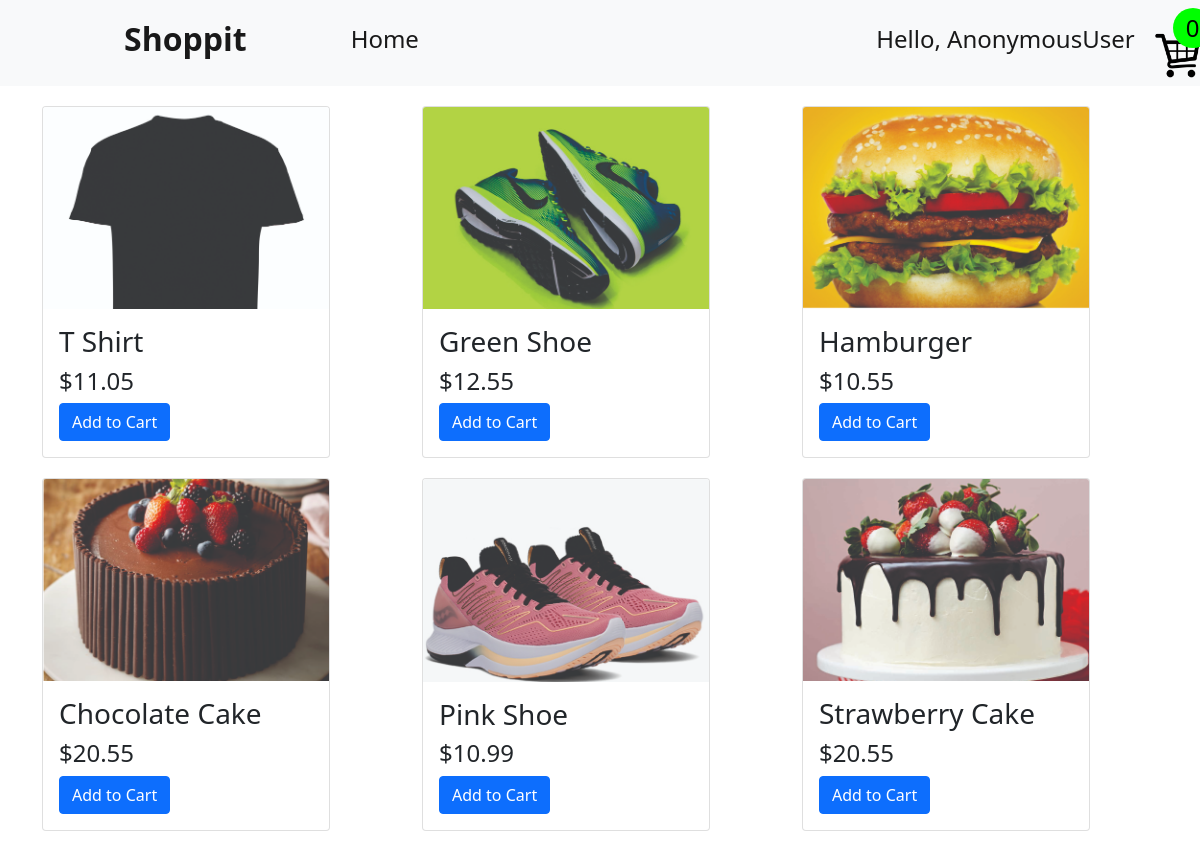
The app's page /store with its own data.
### store/models.py (models this page shows, shortened)
class Product(models.Model):
    name =  models.CharField(max_length=50)
    price = models.FloatField(default=10.55)
    image = models.ImageField()

### store/views.py (the view)
# urls.py: path('', include('store.urls')),
def store(request):
    if request.user.is_authenticated:
        customer = request.user.customer
        cart, created = Cart.objects.get_or_create(customer = customer, completed = False)
        cartitems = cart.cartitems_set.all()
    else:
        cartitems = []
        cart = {"get_cart_total": 0, "get_itemtotal": 0}
    products = Product.objects.all()
    return render(request, 'store.html', {'products': products, 'cart':cart})

### store/templates/store.html
{% extends 'base.html' %}
{% block content %}
<div class = 'container'>
    <div class = 'row'>
      {% for product in products %}
        <div class = 'col-md-4 col-lg-4'>
          <div class="card" style="width: 18rem;">
              <img src="{{product.image.url}}" class="card-img-top" alt="...">
              <div class="card-body">
                <h3 class="card-title">{{product.name}}</h3>
                <h4 class="card-text">${{product.price}}</h4>
                <a  class="btn btn-primary addtocart" data-action = "add" data-product = "{{product.id}}">Add to Cart</a>
              </div>
            </div>
        </div>
        {% endfor %}
    </div>
</div>
{% endblock %}

### store/templates/base.html (shortened to what this page needs)
<!DOCTYPE html>
<html lang="en">
    {% load static %}
<head>
    <link href="https://cdn.jsdelivr.net/npm/bootstrap@5.0.0-beta3/dist/css/bootstrap.min.css" rel="stylesheet">
    <link rel="stylesheet" href="https://cdn.jsdelivr.net/npm/uikit@3.6.22/dist/css/uikit.min.css" />
    <link rel ='stylesheet' href = "{% static 'css/style.css' %}">
</head>
<body>
    <nav class="navbar navbar-expand-lg navbar-light bg-light">
        <div class="container-fluid">
          <a class="navbar-brand" href="#"><h2><strong>Shoppit</strong></h2></a>
          <div class="collapse navbar-collapse" id="navbarSupportedContent">
            <ul class="navbar-nav me-auto mb-2 mb-lg-0">
              <li class="nav-item">
                <a class="nav-link active" aria-current="page" href="{% url 'store' %}"><h4>Home</h4></a>
              </li>
              <li class="nav-item">
                <a class="nav-link active" aria-current="page" href=""><h4>Hello, {{user}}</h4></a>
              </li>
            </ul>
            <form class="d-flex">
              <a href = "{% url 'cart' %}">
                <div class ='cart_container'>
                <img src = "{% static 'image/cart1.png' %}">
                <div class = 'cart-item-count'><h4>{{cart.get_itemtotal}}</h4></div>
            </div>
          </a>
            </form>
          </div>
        </div>
      </nav>
      {% block content %}{% endblock %}
</body>
</html>

### store/static/css/style.css (style rules this page uses)
* { padding: 0px; margin: 0px; box-sizing: border-box; }
.navbar-nav { width: 800px !important; justify-content: space-between !important; }
.me-auto { margin-left: 5rem !important; }
.navbar-brand { margin-left: 7rem; }
.container-fluid { display: flex !important; justify-content: space-evenly; }
.container { margin: auto; margin-top: 20px; }
.col-md-, .col-lg-4 { margin-bottom: 20px; }
.cart_container { width: 70px; height: 70px; border-radius: 5px; display: flex; flex-direction: column; align-items: center; justify-content: end; position: relative; }
.cart_container img { width: 65%; height: 65%; }
.cart-item-count { width: 40px; height: 40px; border-radius: 50%; background-color: lime; position: absolute; top: 0px; right: 0px; display: flex; align-items: center; justify-content: center; color: black }
.cart-item-count h4 { margin: 0px !important; }

### records on screen
Product: image (picture), name "T Shirt", price "11.05"
Product: image (picture), name "Green Shoe", price "12.55"
Product: image (picture), name "Hamburger", price "10.55"
Product: image (picture), name "Chocolate Cake", price "20.55"
Product: image (picture), name "Pink Shoe", price "10.99"
Product: image (picture), name "Strawberry Cake", price "20.55"

### other values on screen
{{ user }} "AnonymousUser"
{{ cart.get_itemtotal }} "0"
